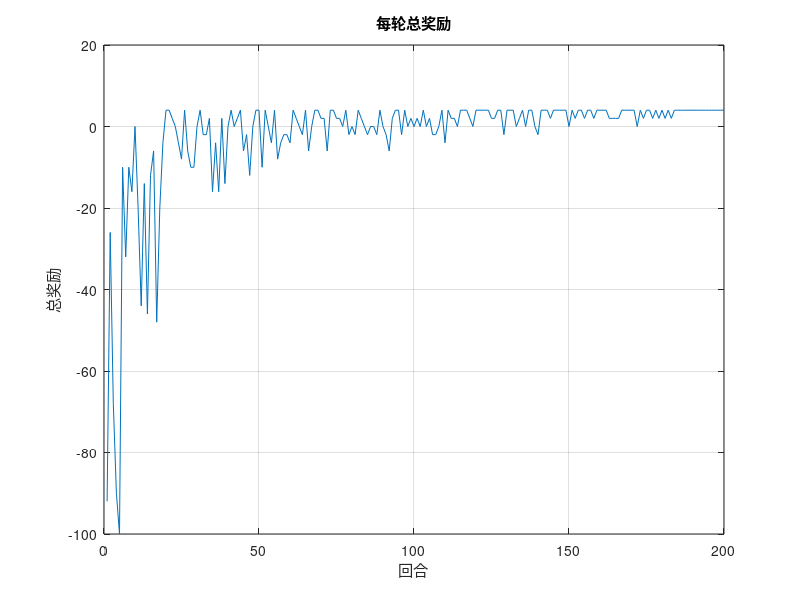
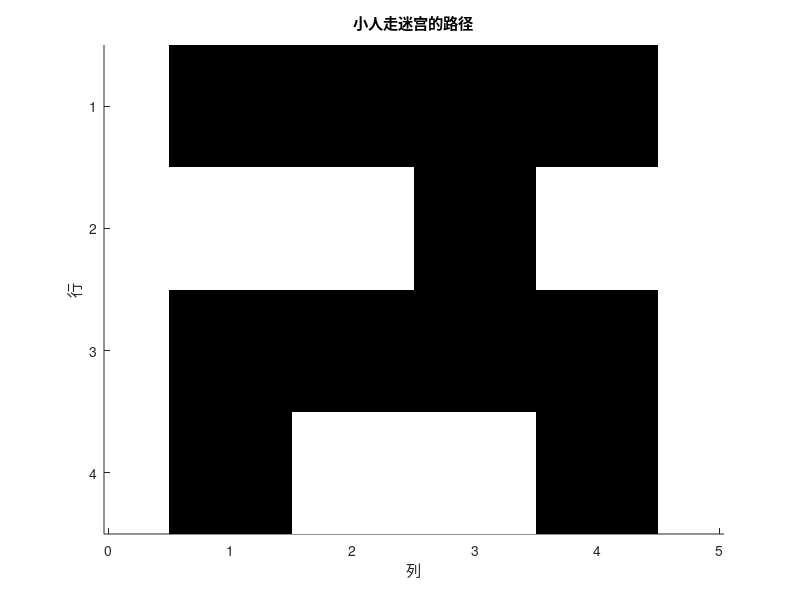

Write the MATLAB code that produced these figures, in order. (Note: this script raises an error after producing the figures.)
clear; clc; close all;

% 设置随机数种子
rng(1);

% 定义迷宫
maze = [0 0 0 0;
        1 1 0 1;
        0 0 0 0;
        0 1 1 0];

numRows = size(maze, 1);
numCols = size(maze, 2);
numStates = numRows * numCols;

% Q-Learning 参数
numEpisodes = 200;  % 训练回合数
gamma = 0.9;         % 折扣因子
alpha = 0.1;         % 学习率
epsilon = 1;         % 探索率（初始高探索）

% 初始化 Q 表
Q = zeros(numStates, 4); % 4个动作: 上, 下, 左, 右

% 用于记录每轮总奖励
totalRewards = zeros(numEpisodes, 1);

% 定义动作
actions = [ -1, 0;  % 上
             1, 0;  % 下
             0, -1; % 左
             0, 1]; % 右

% 训练 Q-Learning
for episode = 1:numEpisodes
    % 初始化状态
    state = 1;  % 从(1,1)开始
    totalReward = 0; % 初始化每轮总奖励
    
    while true
        % 选择动作
        if rand < epsilon
            action = randi(4); % 探索
        else
            [~, action] = max(Q(state, :)); % 利用
        end

        % 计算新状态
        [row, col] = ind2sub([numRows, numCols], state);
        newRow = row + actions(action, 1);
        newCol = col + actions(action, 2);
        
        % 检查新状态是否有效
        if newRow >= 1 && newRow <= numRows && newCol >= 1 && newCol <= numCols && maze(newRow, newCol) == 0
            newState = sub2ind([numRows, numCols], newRow, newCol);
        else
            newState = state; % 如果无效，保持在当前状态
        end

        % 奖励设定
        reward = (newState == numStates) * 10; % 到达终点奖励10
        if newState ~= state
            reward = reward - 1; % 每次有效移动给予-1的惩罚
        end
        
        totalReward = totalReward + reward; % 累加总奖励
        
        % 更新 Q 值
        Q(state, action) = Q(state, action) + alpha * (reward + gamma * max(Q(newState, :)) - Q(state, action));

        % 更新状态
        state = newState;

        if state == numStates
            break; % 到达终点，结束回合
        end
    end
    
    totalRewards(episode) = totalReward; % 记录每轮总奖励

    % 随着训练进展逐步减少 epsilon
    epsilon = max(0.1, epsilon * 0.99); % 保证 epsilon 不小于 0.1
end

% 打印学习到的 Q 表
disp('Q表:');
disp(Q);

% 从起点到终点找到最佳路径
path = [];
state = 1; % 从(1,1)开始
while state ~= numStates
    path = [path; state]; % 记录路径
    [~, action] = max(Q(state, :)); % 选择最优动作
    [row, col] = ind2sub([numRows, numCols], state);
    newRow = row + actions(action, 1);
    newCol = col + actions(action, 2);
    state = sub2ind([numRows, numCols], newRow, newCol); % 更新状态
end
path = [path; state]; % 添加终点

% 输出最佳路径
disp('最佳路径的状态:');
disp(path);

%% 可视化每轮总奖励
figure;
plot(totalRewards);
title('每轮总奖励');
xlabel('回合');
ylabel('总奖励');
grid on;

%% 可视化小人走迷宫的路径
figure;
hold on;
% 绘制迷宫
imagesc(maze == 1); % 绘制障碍物
colormap(gray);
axis equal;
set(gca, 'YDir', 'reverse'); % 设置Y轴方向为反向
title('小人走迷宫的路径');
xlabel('列');
ylabel('行');

% 创建视频写入对象
v = VideoWriter('maze_path', 'MPEG-4'); % 设置视频文件名
v.FrameRate = 2; % 设置帧率为10帧/秒
open(v); % 打开写入

% 计算每一帧的持续时间，以确保总时长至少为3秒
frameDuration = 3 / length(path); % 每帧持续时间（秒）

% 在路径上绘制小人
for i = 1:length(path)
    [row, col] = ind2sub([numRows, numCols], path(i));
    plot(col, row, 'ro', 'MarkerSize', 10, 'MarkerFaceColor', 'r'); % 绘制小人
    
    % 暂停对应帧的持续时间
    pause(frameDuration); 
    
    frame = getframe(gcf); % 获取当前帧
    writeVideo(v, frame); % 将帧写入视频
end

hold off;
close(v); % 关闭视频写入对象
disp('路径动态图已保存为 maze_path.mp4');
